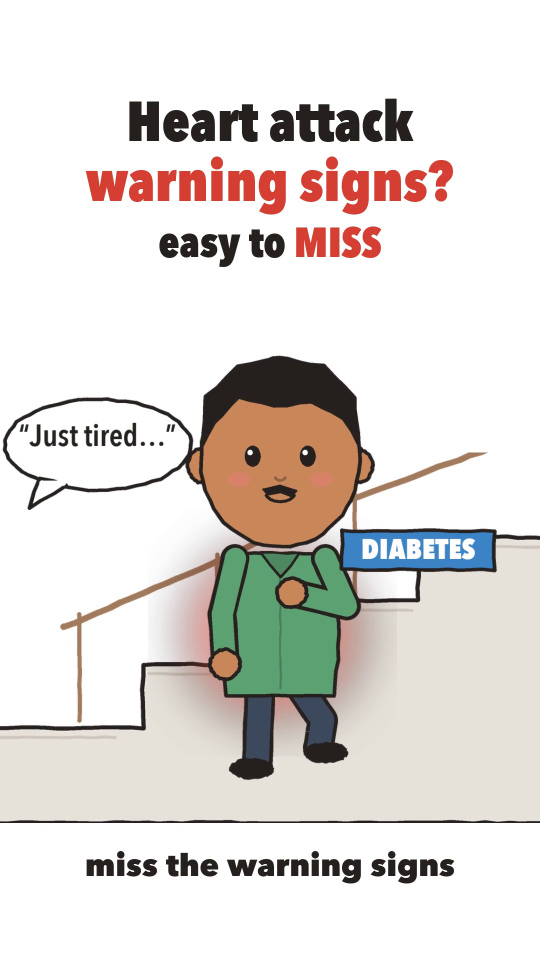
#> input picture frame 129 of productions/dr-rehan-diabetes-heart-warning-01/animation_v2/Dr_Rehan_Heart_Warning_V3_UPLOAD_CANDIDATE.mp4, 1080 x 1920 px, given in place of RT4_animatic.mp4, which was not available (shown at 1/2 size)
$ python full_render_scan.py
#> lines starting #> are read from the running program, lines starting #| are printed output that depends on the picture; after the words box and inside, x2 and y2 are one past the last pixel; in counts of white or black regions, pixels touching at a corner belong together
"""Programmatic all-frame scan of RT4 attempt_1 (frozen V1/V2 proxies). Writes rv_full/full_render_scan.csv + summary json. Proxies, not visual judgement."""
import cv2, numpy as np, csv, json
cap = cv2.VideoCapture("RT4_animatic.mp4"); k = 0; rows = []
BG = np.array((240, 244, 246)); TEAL = np.array((138, 138, 31))
while True:
    ok, im = cap.read()
#> im is the input picture: shape (1920, 1080, 3); mean B, G, R 216.2, 220.4, 224.9
    if not ok: break
    im16 = im.astype(np.int16)
    nonbg = (np.abs(im16 - BG).max(axis=2) > 12)
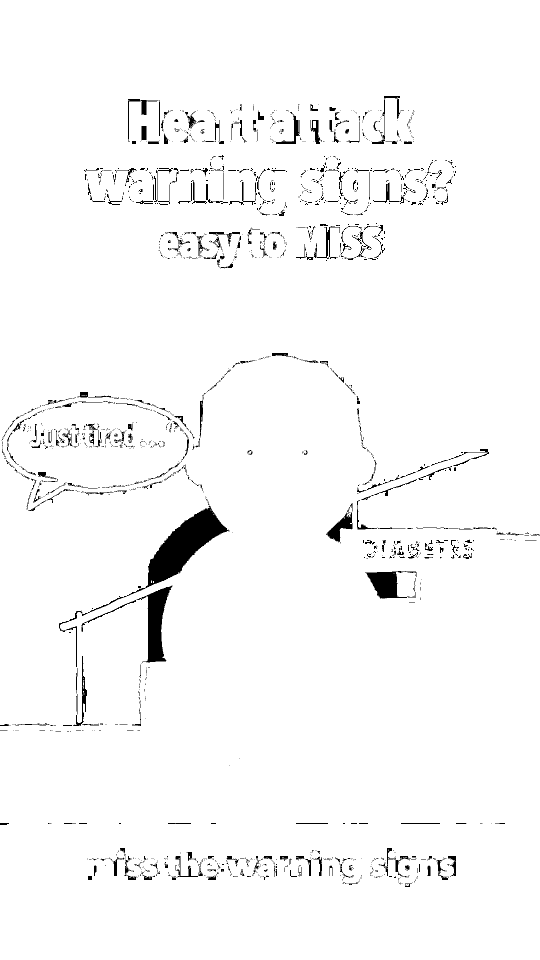
#> nonbg: shape (1920, 1080) bool (shown at 1/2 size); 97.4% white; 1847 black regions (1452 under 20 px), largest, box (x1, y1, x2, y2) and area: (290, 1012, 459, 1176) 10481, (284, 1171, 345, 1326) 4518, (730, 1142, 833, 1197) 2646
    banner = im[130:240, 60:1020].reshape(-1, 3).mean(0)
#> banner = [232.8, 233.1, 233.5]
    banner_ok = bool(np.abs(banner - TEAL).max() < 40)
#> banner_ok = False
    out = [int(nonbg[:116].sum()), int(nonbg[1705:].sum()), int(nonbg[:, :55].sum()), int(nonbg[:, 1025:].sum())]
#> out = [125280, 226910, 104874, 105483]
    lower = im16[1004:1696, 64:1016]; pc = np.array((252, 248, 240))
#> after `lower = im16[1004:1696, 64:1016]`:
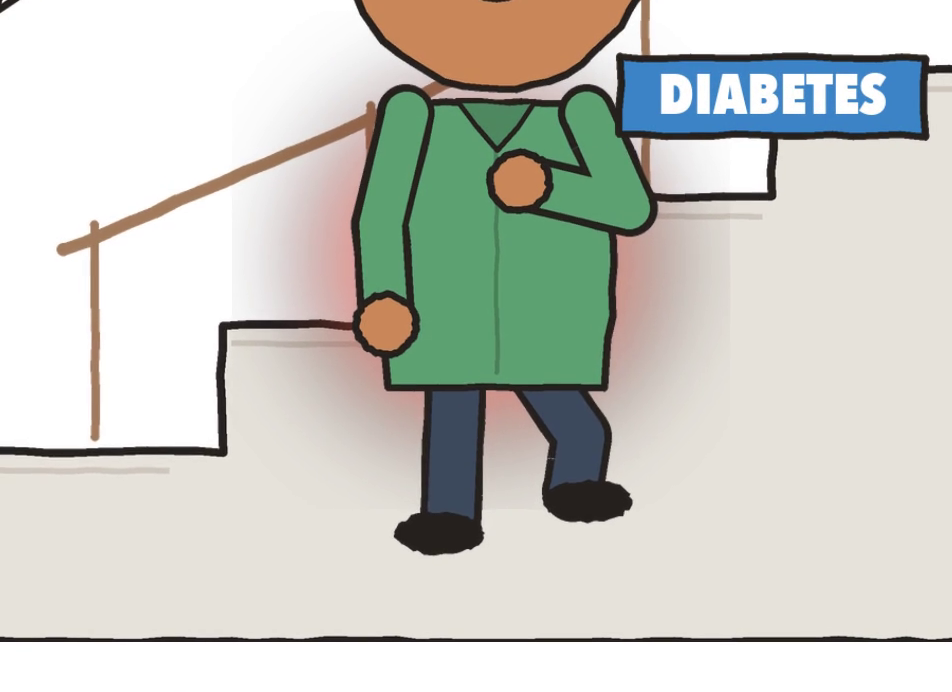
#> lower: shape (692, 952, 3) int16; mean B, G, R 196.5, 204.2, 202.4
    low_ink = int((np.abs(lower - pc).max(axis=2) > 40).sum())
#> low_ink = 222679
    top = im16[264:896, 64:1016]
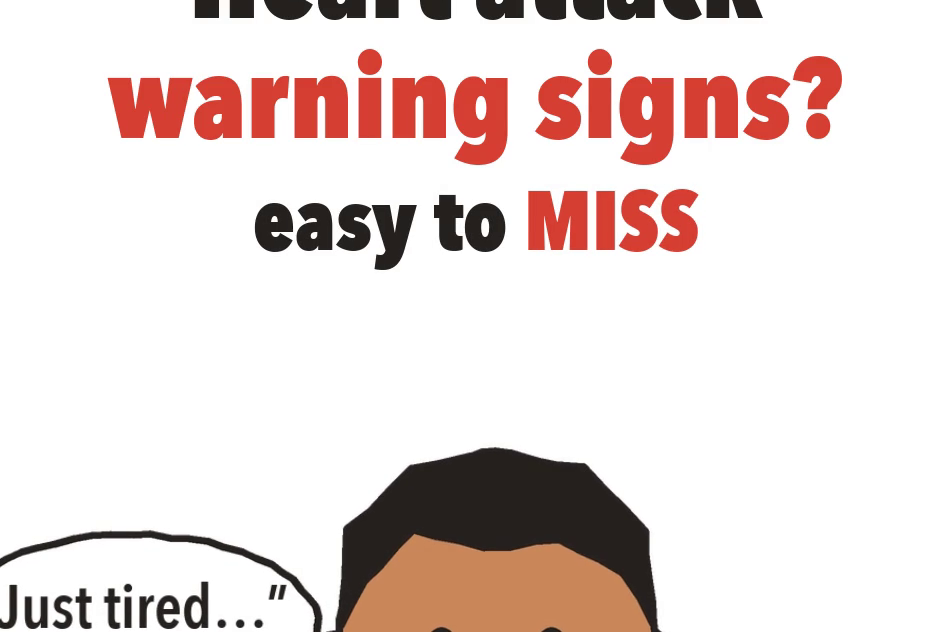
#> top: shape (632, 952, 3) int16; mean B, G, R 216.2, 218.9, 232
    tbg = top[5, 5]
#> tbg = [255, 255, 255]
    top_ink = int((np.abs(top - tbg).max(axis=2) > 40).sum())
#> top_ink = 116448
    rows.append((k, banner_ok, *out, low_ink, top_ink)); k += 1
w = csv.writer(open("rv_full/full_render_scan.csv", "w", newline="")); w.writerow("frame banner_ok out_top out_bottom out_left out_right lower_ink top_ink".split()); w.writerows(rows)
a = np.array([[r[1], *r[2:]] for r in rows], dtype=float)
low = a[:, 5]; first_low = int(np.argmax(low > 5300)) if (low > 5300).any() else None
sm = dict(frames=len(rows), banner_ok_frames=int(a[:, 0].sum()), frames_with_ink_outside_safe=int(((a[:, 1:5].sum(1)) > 0).sum()),
          outside_max=a[:, 1:5].max(0).tolist(), lower_ink_min=int(low.min()), lower_ink_max=int(low.max()),
          lower_empty_frames_le5300px=int((low <= 5300).sum()), lower_first_content_frame=first_low,
          lower_empty_ranges=[])
e = None
for i, v in enumerate(low <= 5300):
    if v and e is None: e = i
    if (not v) and e is not None: sm["lower_empty_ranges"].append([e, i - 1]); e = None
if e is not None: sm["lower_empty_ranges"].append([e, len(rows) - 1])
json.dump(sm, open("rv_full/full_render_scan_summary.json", "w"), indent=1); print(json.dumps(sm))

$ run again, starting later in the video
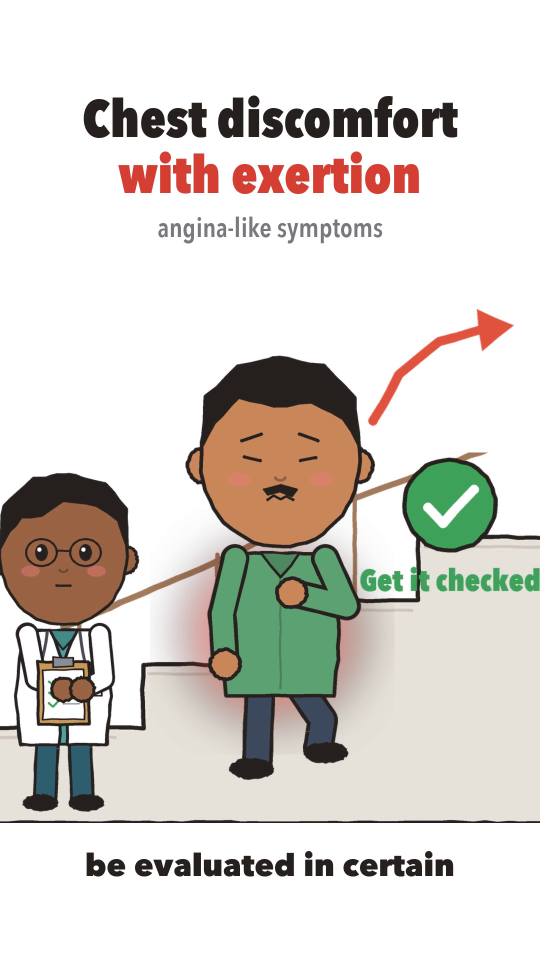
#> input picture frame 580 of productions/dr-rehan-diabetes-heart-warning-01/animation_v2/Dr_Rehan_Heart_Warning_V3_UPLOAD_CANDIDATE.mp4, 1080 x 1920 px, given in place of RT4_animatic.mp4, which was not available (shown at 1/2 size)
#> im is the input picture: shape (1920, 1080, 3); mean B, G, R 207.4, 213.6, 217.6
#> `nonbg = (np.abs(im16 - BG).max(axis=2) > 12)`:
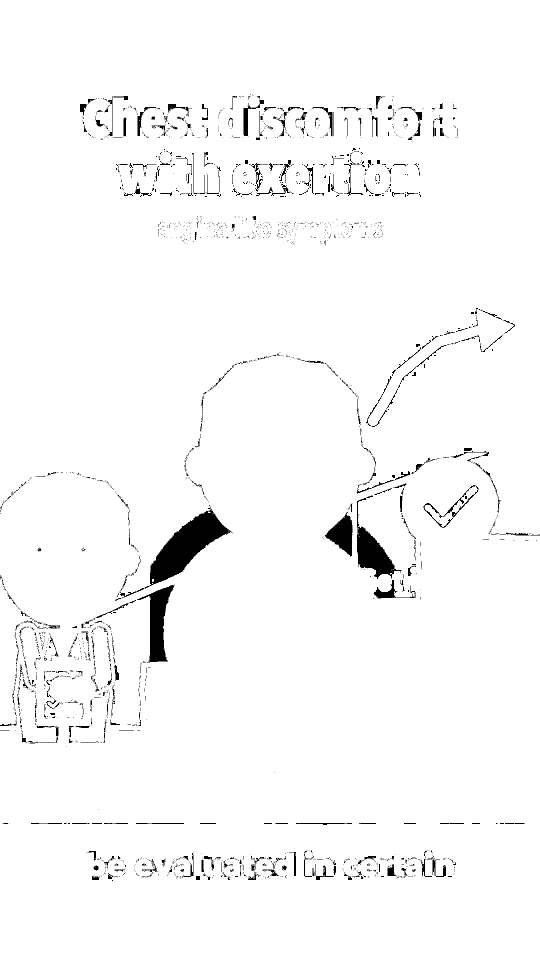
#> nonbg: shape (1920, 1080) bool (shown at 1/2 size); 97.5% white; 2076 black regions (1753 under 20 px), largest, box (x1, y1, x2, y2) and area: (289, 1013, 464, 1178) 9992, (274, 1169, 349, 1325) 4648, (714, 990, 804, 1158) 4605
#> banner = [222, 222.5, 223.2]
#> banner_ok = False
#> out = [125280, 227254, 104437, 105379]
#> low_ink = 294906
#> `top = im16[264:896, 64:1016]`:
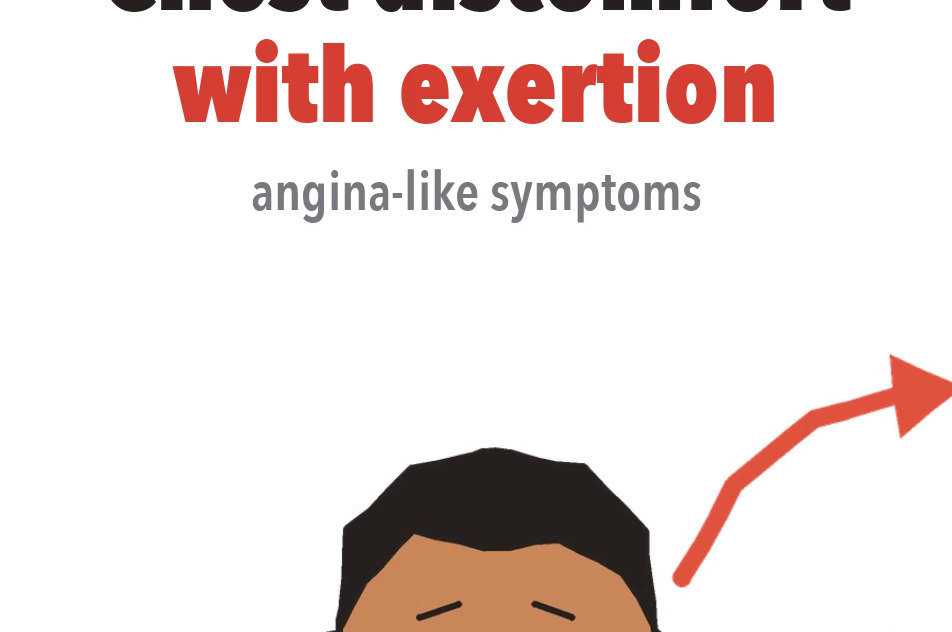
#> top: shape (632, 952, 3) int16; mean B, G, R 223.9, 226.3, 237.3
#> tbg = [255, 255, 255]
#> top_ink = 97400

$ run again, starting later in the video
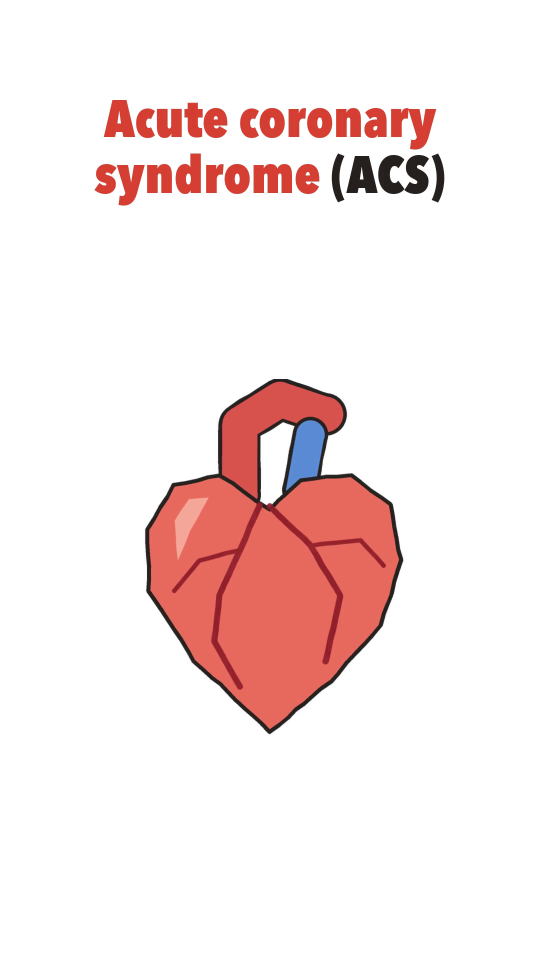
#> input picture frame 1032 of productions/dr-rehan-diabetes-heart-warning-01/animation_v2/Dr_Rehan_Heart_Warning_V3_UPLOAD_CANDIDATE.mp4, 1080 x 1920 px, given in place of RT4_animatic.mp4, which was not available (shown at 1/2 size)
#> im is the input picture: shape (1920, 1080, 3); mean B, G, R 231.1, 232.1, 247.3
#> `nonbg = (np.abs(im16 - BG).max(axis=2) > 12)`:
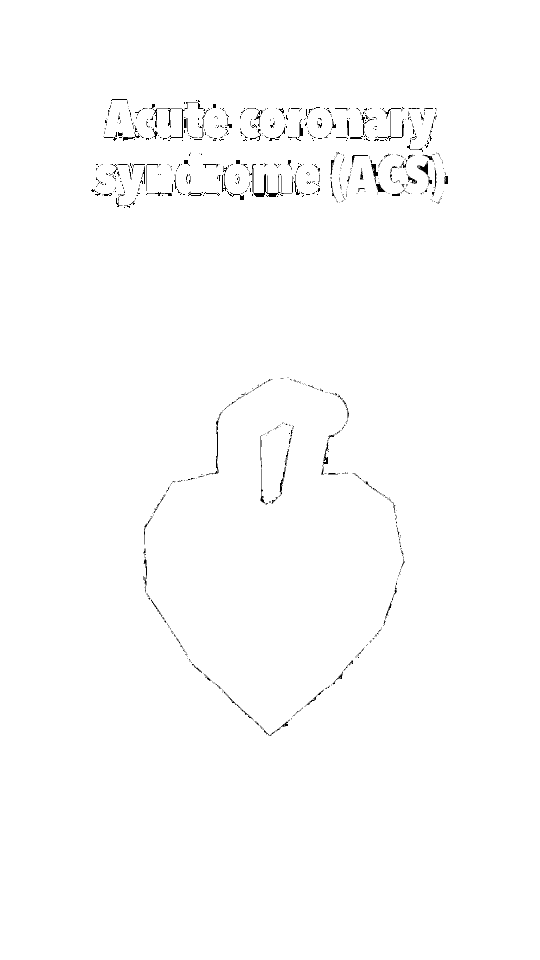
#> nonbg: shape (1920, 1080) bool (shown at 1/2 size); 99.3% white; black in thin lines or dots, all inside (x1, y1, x2, y2) = (182, 198, 896, 1472)
#> banner = [233, 234.3, 250.2]
#> banner_ok = False
#> out = [125280, 232200, 105600, 105600]
#> low_ink = 171911
#> `top = im16[264:896, 64:1016]`:
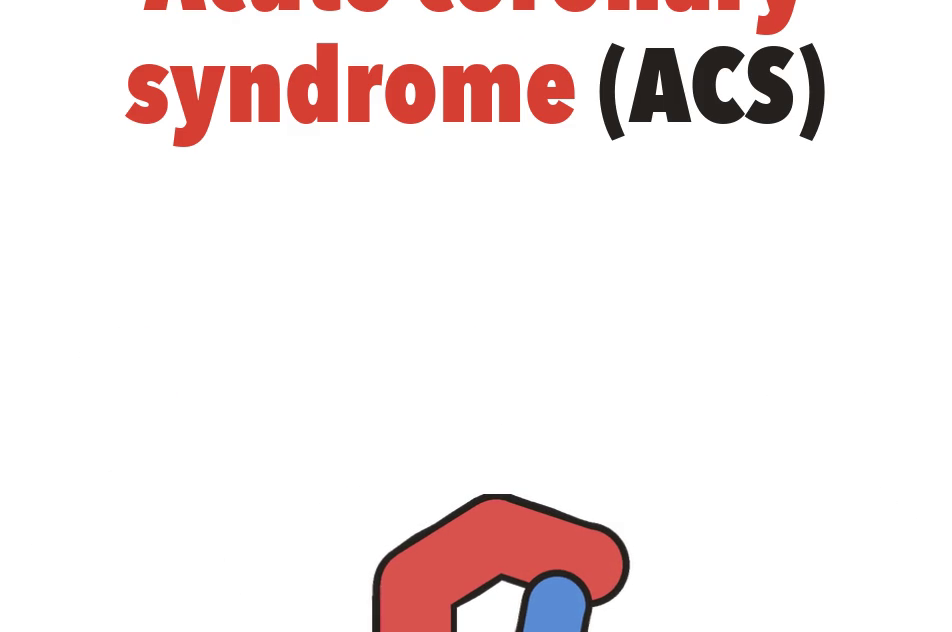
#> top: shape (632, 952, 3) int16; mean B, G, R 235.3, 235.6, 245.5
#> tbg = [255, 255, 255]
#> top_ink = 62242
